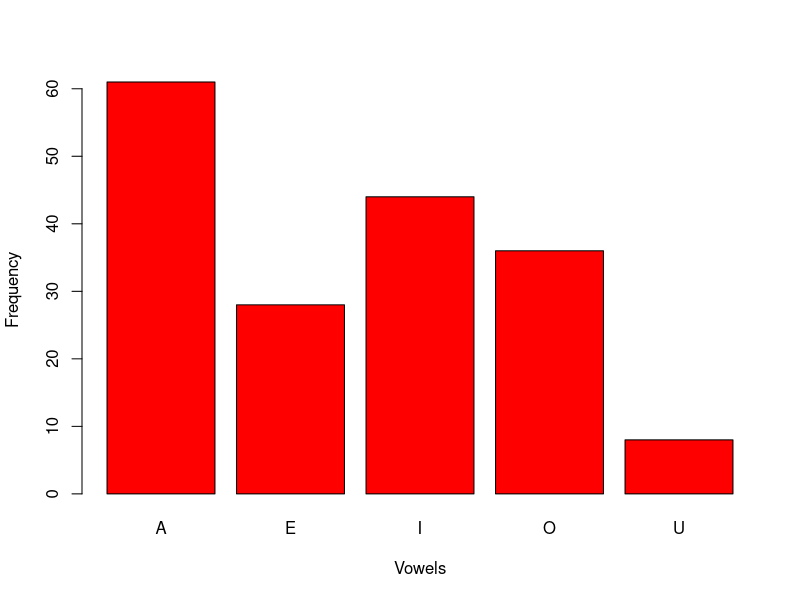

Reproduce this figure in R.
#Problem 1
#How many vowels are there in the names of USA States?

States <- rownames(USArrests)
x <- c('a','e','i','o','u')
x
y <- rep(0,times=5)
y
input <- data.frame(x,y)
input

for(i in 1:50){
  test <- States[i]
  n <- nchar(test)
  test <- strsplit(test,"")
  temp <- test[[1]]
  k <- 1
  while(k <= n){
    if( temp[k] == 'a' || temp[k] == 'A' )
    {input[1,2]=input[1,2]+1}
    if( temp[k] == 'e' || temp[k] == 'E' )
    {input[2,2]=input[2,2]+1}
    if( temp[k] == 'i' || temp[k] == 'I' )
    {input[3,2]=input[3,2]+1}
    if( temp[k] == 'o' || temp[k] == 'O' )
    {input[4,2]=input[4,2]+1}
    if( temp[k] == 'u' || temp[k] == 'U' )
    {input[5,2]=input[5,2]+1}
    k <- k + 1
  }
}

print(input)
#output:
#  x  y
#1 a 61
#2 e 28
#3 i 44
#4 o 36
#5 u  8



#Problem 2
#Visualize the vowels distribution.

barplot(input$y,names.arg = c('A','E','I','O','U'),xlab = "Vowels",ylab="Frequency",col = "red")